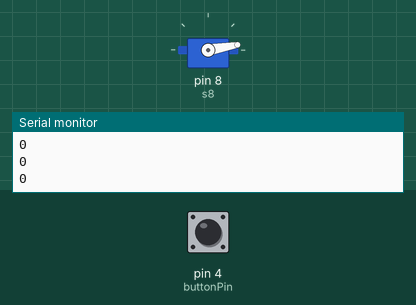
Bench run of a sketch on a simulated Arduino Uno, built with avr-gcc and run on an emulated ATmega328P. Shown: servo, the last lines printed to the serial monitor. The test bench sets the inputs (shaded band); at power-on: pin 4 (buttonPin) LOW.

Above: at 1.3 s.
1.4 s: pin 4 (buttonPin) pulled HIGH for 0.3 s
At 2.1 s:
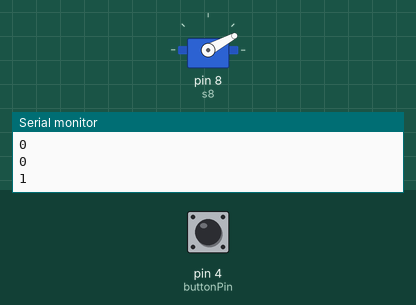
At 2.7 s:
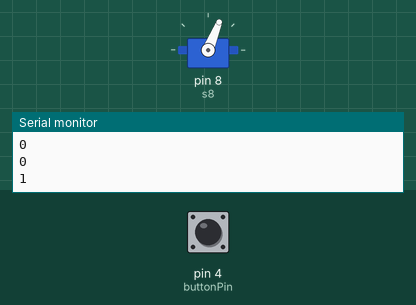
Timing chart, 0 to 8.8 s (numbered marks = the images above; inputs shaded):
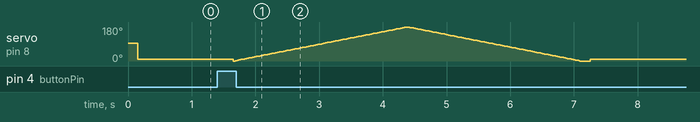

The sketch:

Test_Fixture_Functino_w-Button.ino
```cpp
#include <Servo.h>

Servo s8;  // create servo object to control a servo

int pos8 = 0;    // variable to store the servo position
int buttonPin = 4;          //  buttonPin set to pin 4
int oldButtonState = 0;
int newButtonState;

float calibration_factor = -92070; // Load Cell Calibration Factor -10000 For 100g - 1000g
#define DOUT  3
#define CLK  2

void setup() {
  Serial.begin(9600);
  s8.attach(8);          // attaches the servo on pin 8 to the servo object
  s8.writeMicroseconds(1500);              // tell servo to go to position in variable 'pos'
  pinMode(buttonPin,INPUT);          // set the internal pull up resistor, unpressed button is HIGH
}

void loop()
{
  newButtonState = digitalRead(buttonPin);          // reads the digital state of buttonPin with digitalRead() function and stores the variable state

    Serial.println(newButtonState);
    delay(150);

  if(oldButtonState == 0 && newButtonState != oldButtonState){
    s8.write(0);
    for (pos8 = 0; pos8 <= 180; pos8 += 1) // goes from 0 degrees to 180 degrees
    {
      s8.write(pos8);                 // in steps of 1 degree
      delay(15);                    // waits 15ms for the servo to reach the position
    }
    for (pos8 = 180; pos8 >= 0; pos8 -= 1) // goes from 180 degrees to 0 degrees
    {
       s8.write(pos8);              // tell servo to go to position in variable 'pos'
       delay(15);                   // waits 15ms for the servo to reach the position
    }

    oldButtonState = 0;

  }
  else{
    s8.write(10);
    oldButtonState = newButtonState;
    delay(100);
  }
}
```
